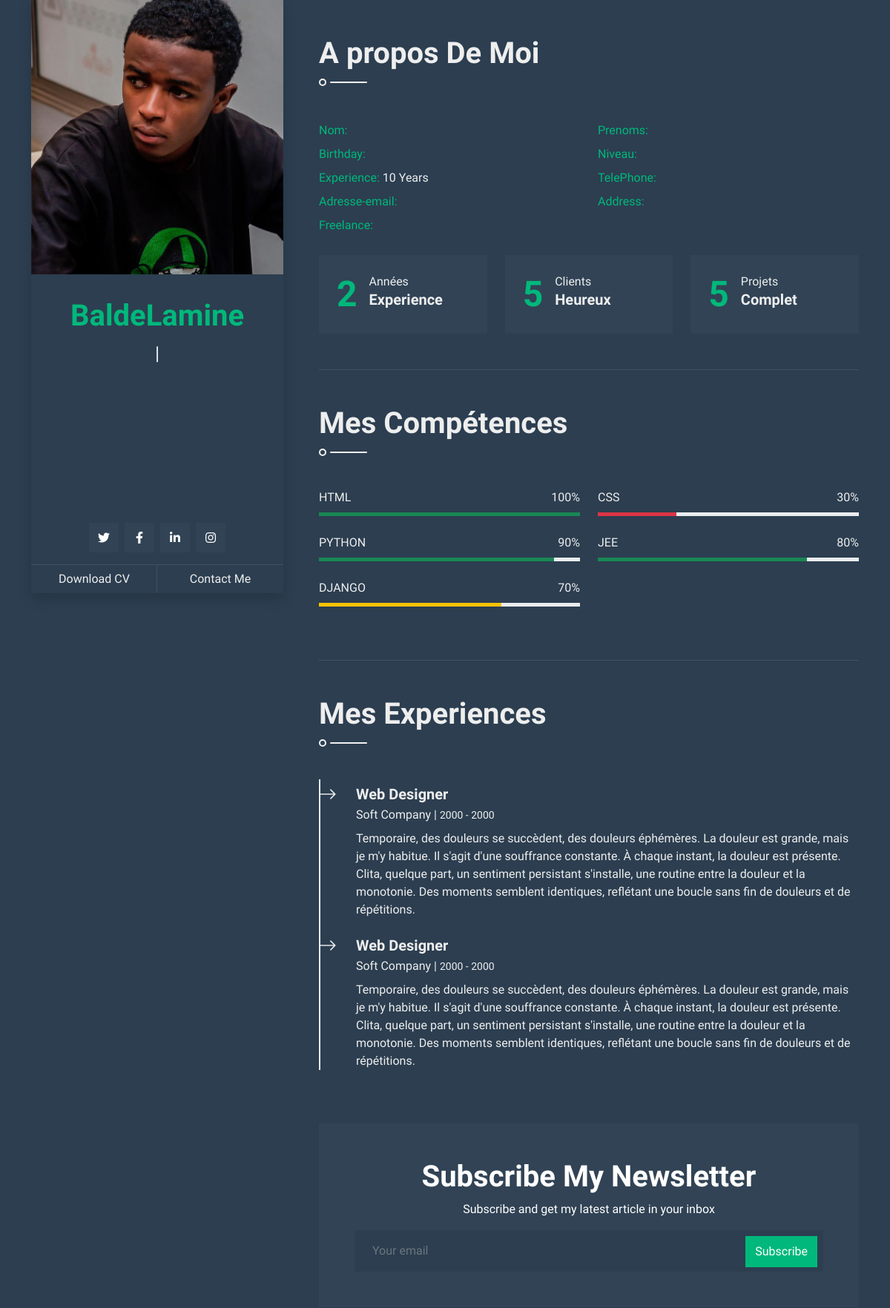
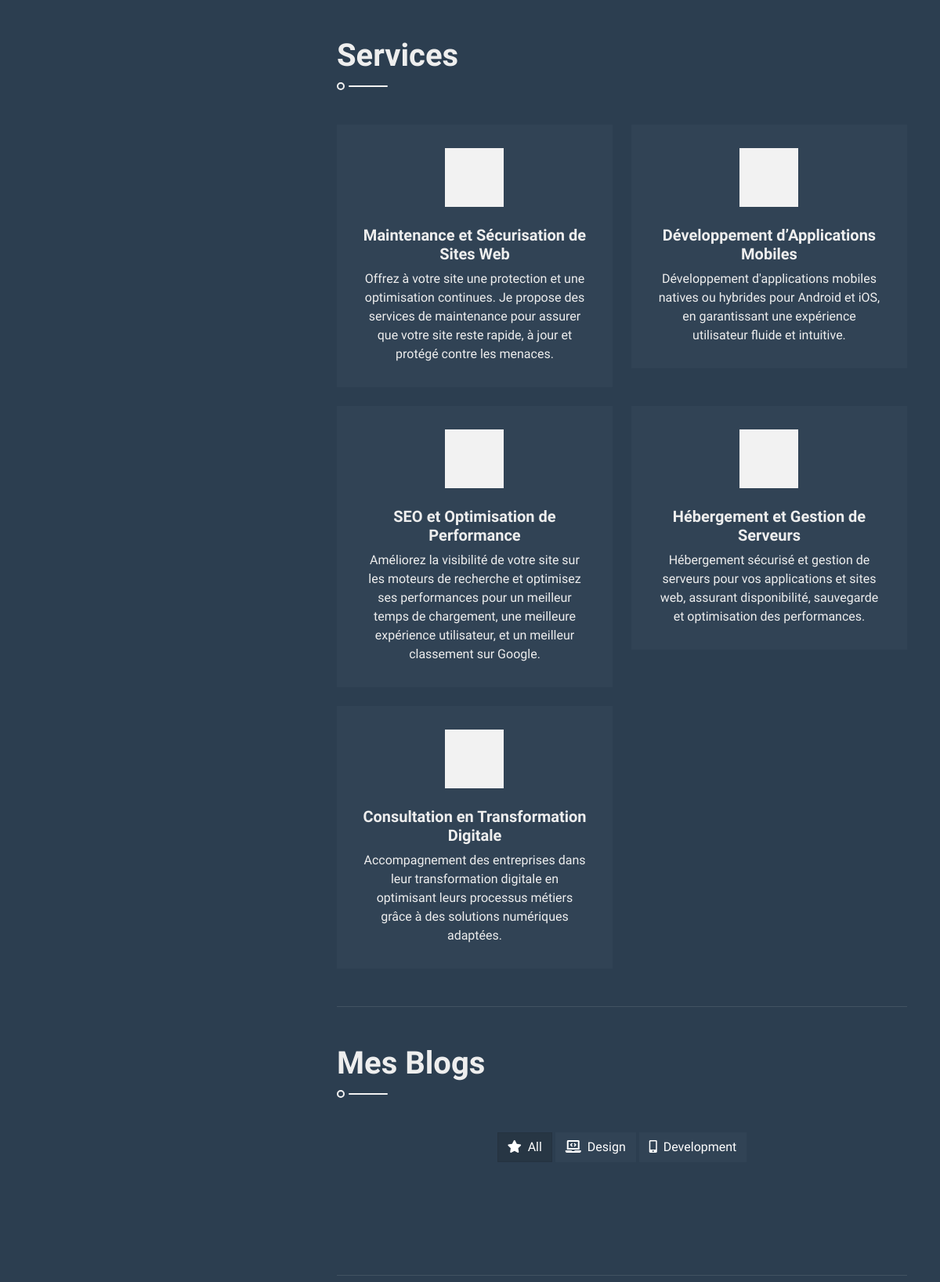
The page /portfolio/ (upper part) on the database its author committed (2 pictures, top to bottom).
### accounts/models.py (models this page shows, shortened)
class Profile(models.Model):
    user = models.OneToOneField(settings.AUTH_USER_MODEL, on_delete=models.CASCADE)
    profile_picture = models.ImageField(upload_to='profile/', blank=True, null=True)
    biography = models.TextField(blank=True, null=True)
    contact_info = models.TextField(blank=True, null=True)

class User(AbstractBaseUser, PermissionsMixin):
    email = models.EmailField(unique=True)
    first_name = models.CharField(max_length=30)
    last_name = models.CharField(max_length=30)
    username = models.CharField(max_length=40, default='pas de Nom', blank=True, null=True)
    aprpos = models.TextField()
    birthday = models.CharField(max_length=20)
    degree = models.CharField(max_length=20)
    address = models.CharField(max_length=255, default='Unknown Address')
    freelance = models.BooleanField(default=True)
    password = models.CharField(max_length=128)
    phone = models.CharField(max_length=20, null=True)
    date_joined = models.DateTimeField(default=timezone.now)
    is_active = models.BooleanField(default=True)
    is_staff = models.BooleanField(default=False)
    is_superuser = models.BooleanField(default=False)
    is_admin = models.BooleanField(default=False)
    USERNAME_FIELD = 'email'
    REQUIRED_FIELDS = ['first_name', 'last_name', 'username', 'phone']
    objects = UserManager()

### portfolio/models.py (models this page shows, shortened)
class ExperienceStats(models.Model):
    years_of_experience = models.IntegerField(default=0)
    happy_clients = models.IntegerField(default=0)
    completed_projects = models.IntegerField(default=0)

class Skill(models.Model):
    name = models.CharField(max_length=100)
    level = models.IntegerField(help_text="Niveau de compétence sur 100")

class Experience(models.Model):
    job_title = models.CharField(max_length=100)
    company = models.CharField(max_length=100)
    start_date = models.CharField(max_length=10)
    end_date = models.CharField(max_length=10, default= 'En cours')
    description = models.TextField()

class Service(models.Model):
    title = models.CharField(max_length=100)
    description = models.TextField()
    icon_class = models.CharField(max_length=100)

### portfolio/views.py (the view)
# urls.py: 2. Add a URL to urlpatterns:  path('', views.home, name='home')
def home(request):
    projects = Project.objects.all()
    skills = Skill.objects.all()
    profile = Profile.objects.first()
    experiences = Experience.objects.all()
    social_profiles = SocialProfile.objects.all()
    stats = ExperienceStats.objects.first()
    services = Service.objects.all()
    testimonials = Testimonial.objects.all()
    article = Article.objects.all().order_by('-created_at'),
    certification = Certification.objects.all().order_by('-date_obtained')
    context = {
        'projects': projects,
        'skills': skills,
        'profile': profile,
        'experiences': experiences,
        'social_profiles': social_profiles,
        'stats': stats,
        'services': services,
        'testimonials': testimonials,
        'articles': article,
        'certification': certification
    }
    return render(request, 'portfolio/index.html', context)

### portfolio/templates/portfolio/index.html (shortened to what this page needs)
{% load static %}
<!DOCTYPE html>
<html lang="en">
    <head>
        <link href="https://cdnjs.cloudflare.com/ajax/libs/font-awesome/5.10.0/css/all.min.css" rel="stylesheet">
        <link href="https://cdn.jsdelivr.net/npm/bootstrap-icons@1.4.1/font/bootstrap-icons.css" rel="stylesheet">
        <link href="{% static 'lib/owlcarousel/assets/owl.carousel.min.css' %}" rel="stylesheet">
        <link href="{% static 'lib/lightbox/css/lightbox.min.css' %}" rel="stylesheet">
        <link href="{% static 'lib/animate/animate.min.css' %}" rel="stylesheet">
        <link href="{% static 'css/bootstrap.min.css' %}" rel="stylesheet">
        <link href="{% static 'css/style.css' %}" rel="stylesheet">
    </head>
    <body>
    </body>
</html>
    <body>
        <div class="container">
            <div class="row g-5">
                <div class="col-lg-4 sticky-lg-top vh-100">
                    <div class="d-flex flex-column h-100 text-center overflow-auto shadow">
                        <img class="w-100 img-fluid mb-4" style="width: 300px; height: 370px; object-fit: cover;margin-top: 0%;" src="{{ profile.profile_picture.url }}" alt="Image">
                        <h1 class="text-primary mt-2">{{ profile.user.username }}</h1>
                        <div class="mb-4" style="height: 22px;">
                        </div>
                        <div class="d-flex justify-content-center mt-auto mb-3">
                            <a class="btn btn-secondary btn-square mx-1" href="#"><i class="fab fa-twitter"></i></a>
                            <a class="btn btn-secondary btn-square mx-1" href="https://www.facebook.com/mohamedlamine.balde.733"><i class="fab fa-facebook-f"></i></a>
                            <a class="btn btn-secondary btn-square mx-1" href="#"><i class="fab fa-linkedin-in"></i></a>
                            <a class="btn btn-secondary btn-square mx-1" href="#"><i class="fab fa-instagram"></i></a>
                        </div>
                        <div class="d-flex align-items-end justify-content-between border-top">
                            <a href="" class="btn w-50 border-end">Download CV</a>
                            <a href="#contact" class="btn w-50 btn-scroll">Contact Me</a>
                        </div>
                    </div>
                </div>
                <div class="col-lg-8">
                    <section class="py-5 border-bottom wow fadeInUp" data-wow-delay="0.1s">
                        <h1 class="title pb-3 mb-5">A propos De Moi</h1>
                        <div class="row mb-4">
                            <div class="col-sm-6 py-1">
                                <span class="fw-medium text-primary">Nom:</span> {{user.first_name}}
                            </div>
                            <div class="col-sm-6 py-1">
                                <span class="fw-medium text-primary">Prenoms:</span> {{user.last_name}}
                            </div>
                            <div class="col-sm-6 py-1">
                                <span class="fw-medium text-primary">Birthday:</span> {{user.birthday}}
                            </div>
                            <div class="col-sm-6 py-1">
                                <span class="fw-medium text-primary">Niveau:</span> {{user.birthday}}
                            </div>
                            <div class="col-sm-6 py-1">
                                <span class="fw-medium text-primary">Experience:</span> 10 Years
                            </div>
                            <div class="col-sm-6 py-1">
                                <span class="fw-medium text-primary">TelePhone:</span> {{user.phone}}
                            </div>
                            <div class="col-sm-6 py-1">
                                <span class="fw-medium text-primary">Adresse-email:</span> {{user.email}}
                            </div>
                            <div class="col-sm-6 py-1">
                                <span class="fw-medium text-primary">Address:</span> {{user.address}}
                            </div>
                            <div class="col-sm-6 py-1">
                                <span class="fw-medium text-primary">Freelance:</span> {{user.freelance}}
                            </div>
                        </div>
                        <div class="row g-4">
                            <div class="col-md-4 col-lg-6 col-xl-4">
                                <div class="d-flex bg-secondary p-4">
                                    <h1 class="flex-shrink-0 display-5 text-primary mb-0">{{ stats.years_of_experience }}</h1>
                                    <div class="ps-3">
                                        <p class="mb-0">Années</p>
                                        <h5 class="mb-0">Experience</h5>
                                    </div>
                                </div>
                            </div>
                            <div class="col-md-4 col-lg-6 col-xl-4">
                                <div class="d-flex bg-secondary p-4">
                                    <h1 class="flex-shrink-0 display-5 text-primary mb-0">{{ stats.happy_clients }}</h1>
                                    <div class="ps-3">
                                        <p class="mb-0">Clients</p>
                                        <h5 class="mb-0">Heureux</h5>
                                    </div>
                                </div>
                            </div>
                            <div class="col-md-4 col-lg-6 col-xl-4">
                                <div class="d-flex bg-secondary p-4">
                                    <h1 class="flex-shrink-0 display-5 text-primary mb-0">{{ stats.completed_projects }}</h1>
                                    <div class="ps-3">
                                        <p class="mb-0">Projets</p>
                                        <h5 class="mb-0">Complet</h5>
                                    </div>
                                </div>
                            </div>
                        </div>
                    </section>
                    <section class="py-5 border-bottom wow fadeInUp" data-wow-delay="0.1s">
                        <h1 class="title pb-3 mb-5">Mes Compétences </h1>
                        <div class="row">
                            {% for skill in skills %}
                            <div class="col-sm-6">
                                <div class="skill mb-4">
                                    <div class="d-flex justify-content-between">
                                        <p class="mb-2">{{ skill.name }}</p>
                                        <p class="mb-2">{{ skill.level }}%</p>
                                    </div>
                                    <div class="progress">
                                        <div class="progress-bar
                                            {% if skill.level <= 40 %}
                                                bg-danger
                                            {% elif skill.level <= 70 %}
                                                bg-warning
                                            {% else %}
                                                bg-success
                                            {% endif %}"
                                            role="progressbar"
                                            style="width: {{ skill.level }}%;"
                                            aria-valuenow="{{ skill.level }}"
                                            aria-valuemin="0"
                                            aria-valuemax="100">
                                        </div>
                                    </div>
                                </div>
                            </div>
                            {% endfor %}
                        </div>
                    </section>
                    <section class="py-5 wow fadeInUp" data-wow-delay="0.1s">
                        <h1 class="title pb-3 mb-5">Mes Experiences</h1>
                        <div class="border-start border-2 border-light pt-2 ps-5">
                            {% for experience in experiences %}
                            <div class="position-relative mb-4">
                                <span class="bi bi-arrow-right fs-4 text-light position-absolute" style="top: -5px; left: -50px;"></span>
                                <h5 class="mb-1">{{ experience.job_title }}</h5>
                                <p class="mb-2">{{ experience.company }} |
                                    <small>{{ experience.start_date }} -
                                        {% if experience.end_date %}{{ experience.end_date }}{% else %}Present{% endif %}
                                    </small>
                                </p>
                                <p>{{ experience.description }}</p>
                            </div>
                            {% endfor %}
                        </div>
                    </section>
                    <section class="wow fadeInUp" data-wow-delay="0.1s">
                        <div class="bg-secondary text-center p-5">
                            <h1 class="text-white font-weight-bold">Subscribe My Newsletter</h1>
                            <p class="text-white">Subscribe and get my latest article in your inbox</p>
                            <div class="position-relative w-100">
                                <input class="form-control bg-dark border-0 w-100 py-3 ps-4 pe-5" type="text" placeholder="Your email">
                                <button type="button" class="btn btn-primary py-2 position-absolute top-0 end-0 mt-2 me-2">Subscribe</button>
                            </div>
                        </div>
                    </section>
                    <section class="py-5 border-bottom wow fadeInUp" data-wow-delay="0.1s">
                        <h1 class="title pb-3 mb-5">Services</h1>
                        <div class="row g-4">
                            {% for service in services %}
                            <div class="col-md-6">
                                <div class="service-item">
                                    <i class="fa fa-2x {{ service.icon_class }} mx-auto mb-4"></i>
                                    <h5 class="mb-2">{{ service.title }}</h5>
                                    <p class="mb-0">{{ service.description }}</p>
                                </div>
                            </div>
                            {% endfor %}
                        </div>
                    </section>
                    <section class="py-5 border-bottom wow fadeInUp" data-wow-delay="0.1s">
                        <h1 class="title pb-3 mb-5">Mes Blogs</h1>
                        <div class="row">
                             <div class="col-12">
                                <div class="row">
                                    <div class="col-12 text-center mb-2">
                                        <ul class="list-inline mb-4" id="portfolio-filters">
                                            <li class="btn btn-secondary active" data-filter="*"><i class="fa fa-star me-2"></i>All</li>
                                            <li class="btn btn-secondary" data-filter=".Design"><i class="fa fa-laptop-code me-2"></i>Design</li>
                                            <li class="btn btn-secondary" data-filter=".Development"><i class="fa fa-mobile-alt me-2"></i>Development</li>
                                        </ul>
                                    </div>
                                <div class="row portfolio-container">
                                    {% for article in articles %}
                                    <div class="col-md-6 mb-4 portfolio-item {{ article.categories|title }}">
                                        <div class="position-relative overflow-hidden mb-2">
                                        </div>
                                    </div>
                                    {% endfor %}
                                    </div>
                                </div>
                            </div>
                        </section>
                     <section class="py-5 border-bottom wow fadeInUp" data-wow-delay="0.1s">
                    </section>
                </div>
            </div>
        </div>
    </body>
</html>

### portfolio/static/css/style.css (style rules this page uses)
:root { --primary: #00B87B; --secondary: #314355; --light: #F2F2F2; --dark: #2C3E50; }
.fw-medium { font-weight: 500; }
.btn-square { width: 40px; height: 40px; }
.btn-square, .btn-sm-square, .btn-lg-square { padding: 0; display: flex; align-items: center; justify-content: center; }
.btn.btn-primary { color: #FFFFFF; }
.title { position: relative; }
.title::before { position: absolute; content: ""; width: 10px; height: 10px; bottom: -4px; left: 0; border: 2px solid var(--light); border-radius: 10px; }
.title::after { position: absolute; content: ""; width: 50px; height: 2px; bottom: 0; left: 15px; border-radius: 2px; background: var(--light); }
.progress { height: 5px; }
.progress .progress-bar { width: 0px; transition: 2s; }
.service-item { padding: 30px; text-align: center; background: var(--secondary); }
.service-item i { width: 75px; height: 75px; display: flex; align-items: center; justify-content: center; background: var(--light); color: var(--primary); transition: .5s; }

### rows shown on the page
Profile: profile_picture (picture), user.username "BaldeLamine"
ExperienceStats: years_of_experience "2", happy_clients "5", completed_projects "5"
Skill: name "HTML", level "100"
Skill: name "CSS", level "30"
Skill: name "PYTHON", level "90"
Skill: name "JEE", level "80"
Skill: name "DJANGO", level "70"
Experience: job_title "Web Designer", company "Soft Company", start_date "2000", end_date "2000", description "Temporaire, des douleurs se succèdent, des douleurs éphémères. La douleur est grande, mais je m'y habitue. Il s'agit d'une souffrance constante. À chaque instant, la douleur est présente. Clita, quelque part, un sentiment persistant s'installe, une routine entre la douleur et la monotonie. Des moments semblent identiques, reflétant une boucle sans fin de douleurs et de répétitions."
Experience: job_title "Web Designer", company "Soft Company", start_date "2000", end_date "2000", description "Temporaire, des douleurs se succèdent, des douleurs éphémères. La douleur est grande, mais je m'y habitue. Il s'agit d'une souffrance constante. À chaque instant, la douleur est présente. Clita, quelque part, un sentiment persistant s'installe, une routine entre la douleur et la monotonie. Des moments semblent identiques, reflétant une boucle sans fin de douleurs et de répétitions."
Service: title "Maintenance et Sécurisation de Sites Web", description "Offrez à votre site une protection et une optimisation continues. Je propose des services de maintenance pour assurer que votre site reste rapide, à jour et protégé contre les menaces."
Service: title "Développement d’Applications Mobiles", description "Développement d'applications mobiles natives ou hybrides pour Android et iOS, en garantissant une expérience utilisateur fluide et intuitive."
Service: title "SEO et Optimisation de Performance", description "Améliorez la visibilité de votre site sur les moteurs de recherche et optimisez ses performances pour un meilleur temps de chargement, une meilleure expérience utilisateur, et un meilleur classement sur Google."
Service: title "Hébergement et Gestion de Serveurs", description "Hébergement sécurisé et gestion de serveurs pour vos applications et sites web, assurant disponibilité, sauvegarde et optimisation des performances."
Service: title "Consultation en Transformation Digitale", description "Accompagnement des entreprises dans leur transformation digitale en optimisant leurs processus métiers grâce à des solutions numériques adaptées."
